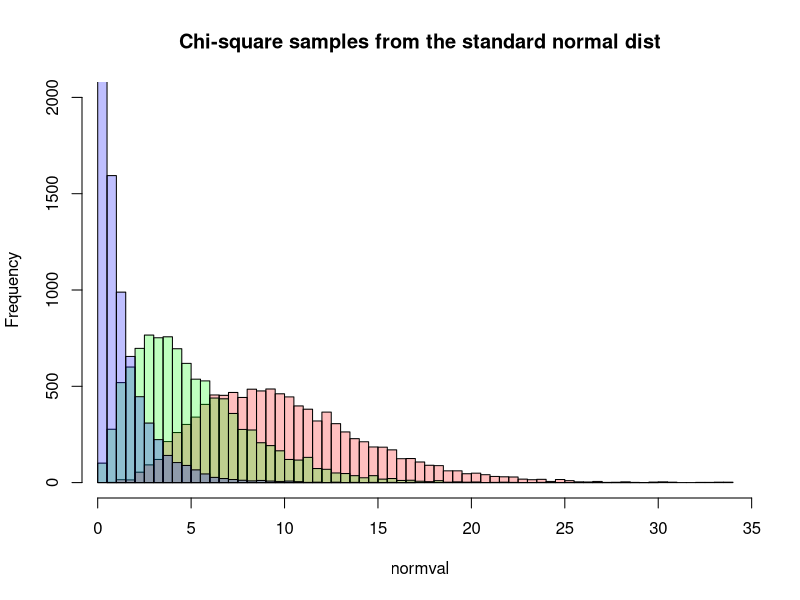
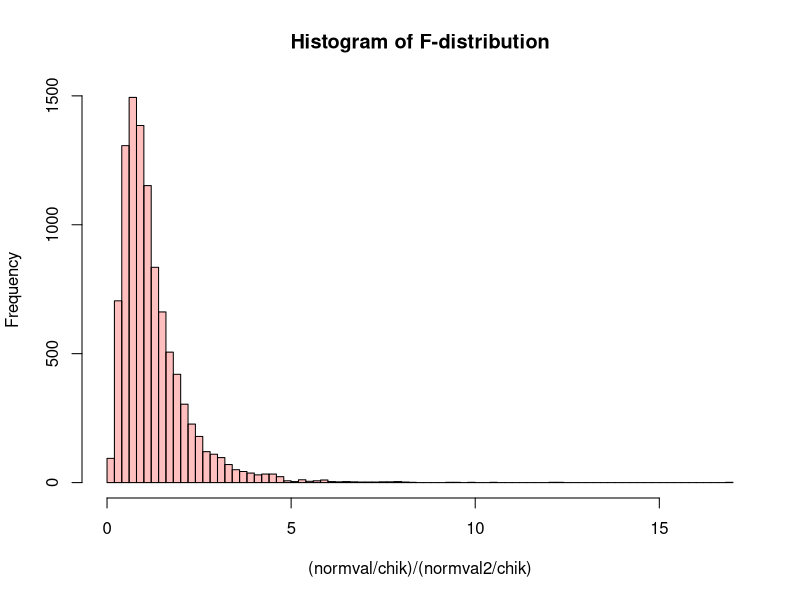
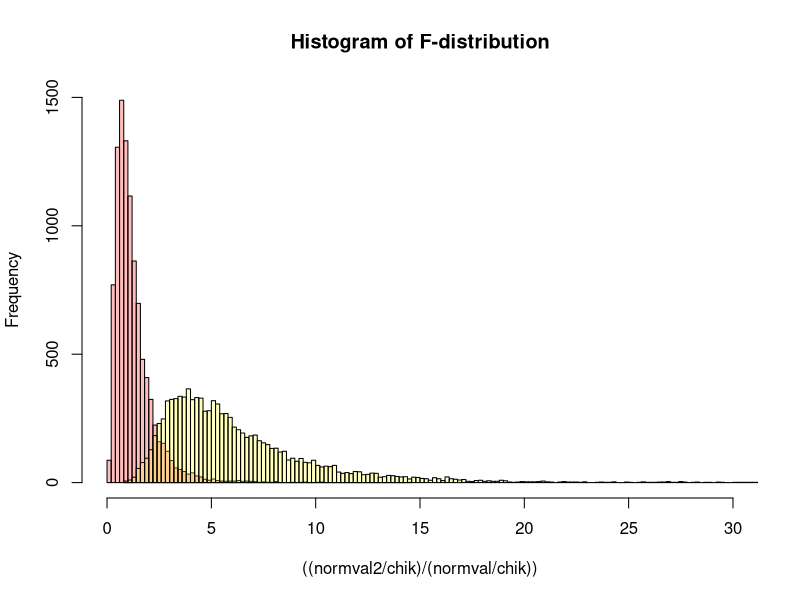

Write R code to recreate these figures, in order.
## ---- chunk 1
knitr::opts_chunk$set(echo = TRUE)
## ---- chunk 2
library(cowplot)
ggdraw() + 
  draw_image("Images/WS _Fig_15.1-1.png", width = 0.30) + 
  draw_image("Images/WS _Fig_15.1-2.png", width = 0.60, x = 0.4)
## ---- chunk 3
#################

# Sample size k = 10 ==> Chi-squared degrees of freedom = 10
chik=10
normval=numeric()
for (i in 1:10000) {  # repeat this 10000 times
  
  # Randomly sample k items from the standard normal distribution
  # then take the sum of squared values of the random samples
  normval[i]=sum(rnorm(chik)**2)
}

# make a histogram of the results
hist(normval, breaks=100, # make 100 bins on the x-axis
     col=rgb(1,0,0,.25),  # make it red, with 25% transparency
                          # this allows us to show multiple histograms on the same plot
     ylim=c(0,2000),      # set the limits of the y-axis
     main = "Chi-square samples from the standard normal dist"
    )
# Sample size k = 5 ==> Chi-squared degrees of freedom = 5
chik=5
normval=numeric()
for (i in 1:10000) {
  normval[i]=sum(rnorm(chik)**2)
}

# the `add` directive adds the new histogram to the old plot
hist(normval, breaks=75,          # reduce the number of bins since this distribution
                                  # is squished to the left
     col=rgb(0,1,0,.25), add=T)   # green, with 25% transparency

# Sample size k = 1 ==> Chi-squared degrees of freedom = 1
chik=1
normval=numeric()
for (i in 1:10000) {
  normval[i]=sum(rnorm(chik)**2)
}

hist(normval, breaks=50,          # use even fewer bins
     col=rgb(0,0,1,.25), add=T)   # blue, with 25% transparency
## ---- chunk 4

chik=10
normval=numeric()
normval2=numeric()
for (i in 1:10000) {
   normval[i]=sum(rnorm(chik)**2)
   normval2[i]=sum(rnorm(chik)**2) 
  
}

# since the values are sampled from the same distribution, 
# the ratios are centered around 1
hist((normval/chik)/(normval2/chik),
     main = "Histogram of F-distribution",
     breaks=100, col=rgb(1,0,0,.25))
## ---- chunk 5
# same as above -- sample two sums of squares from the same dist
chik=10
normval=numeric()
normval2=numeric()
for (i in 1:10000) {
  # take two sets of sample of size 10 from the standard normal distribution
   normval[i]=sum(rnorm(chik)**2)
   normval2[i]=sum(rnorm(chik)**2) 
}

# plot the ratios
# note that we didn't bother to store the intermediate result
# since we don't need to do anything with it later.
hist(((normval2/chik)/(normval/chik)),
     main = "Histogram of F-distribution",
     breaks=75, ylim=c(0,1500), 
     xlim=c(0,30),
     col=rgb(1,0,0,.25))

## now compare sums of squares when the means are different
chik=10
normval=numeric()
normval2=numeric()
for (i in 1:10000) {
   normval[i]=sum(rnorm(chik)**2)
   normval2[i]=sum(rnorm(chik, mean=2)**2)
}

hist(((normval2/chik)/(normval/chik)), 
     breaks = 320, col=rgb(1,1,0,.25), add=T)
## ---- chunk 6
Fstat = sum(rnorm(chik, mean=2)**2)/sum(rnorm(chik)**2)
Fstat
pf(Fstat, chik, chik, lower.tail=F)
